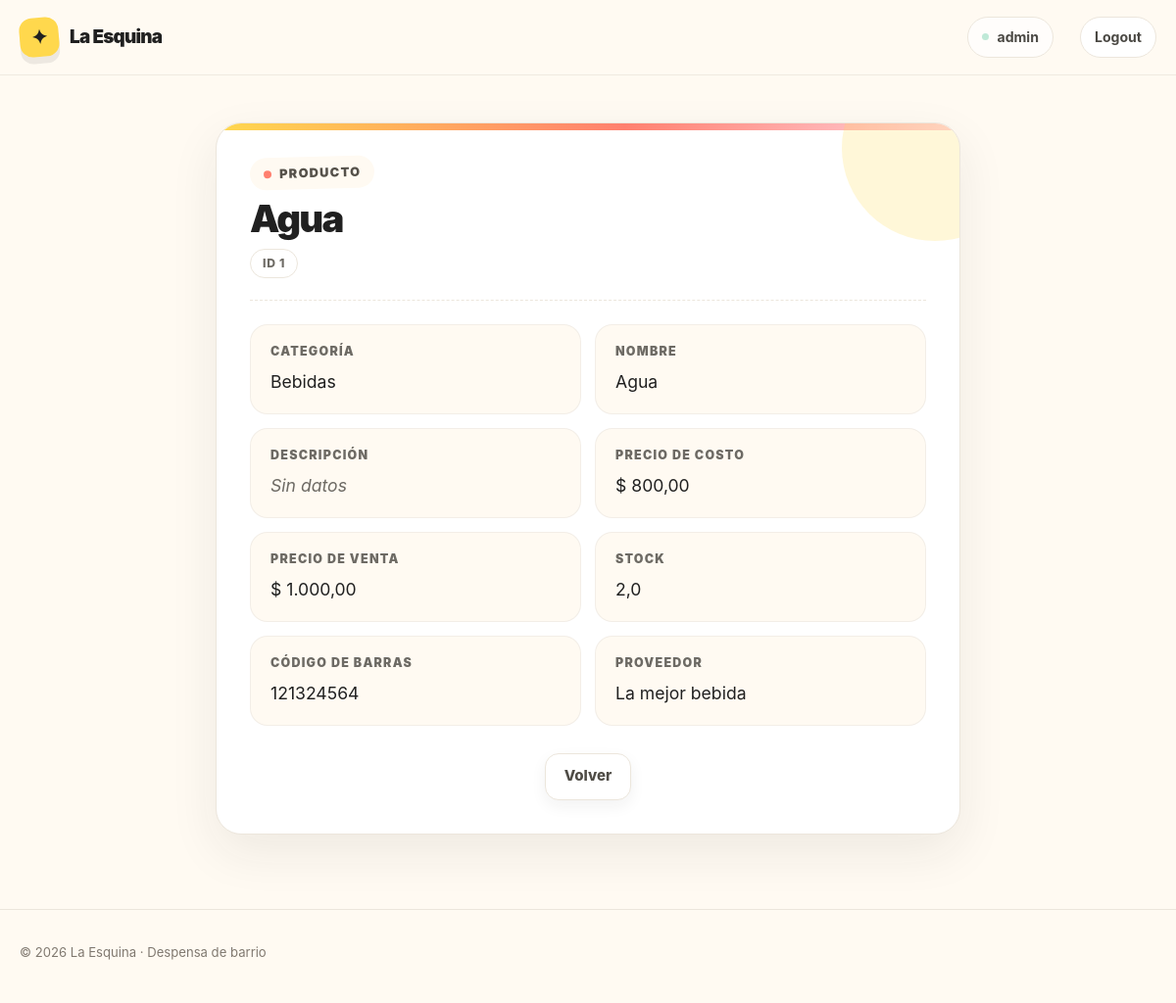
The app's page /ventas/producto/detail/1 (signed in) with its own data.
### ventas/models/producto.py (models this page shows, shortened)
class Producto(models.Model):
    nombre = models.CharField(unique=True, validators=[ValidarTextoEspañol(min_longitud=3)])
    descripcion = models.TextField(blank=True, validators=[ValidarTextoEspañol(min_longitud=10)])
    precio_costo = models.DecimalField(max_digits=10, decimal_places=2)
    precio_venta = models.DecimalField(max_digits=10, decimal_places=2)
    stock = models.FloatField(default=0)
    codigo_barras = models.CharField(max_length=50, null=True, blank=True, unique=True)
    categoria = models.ForeignKey(
        Categoria, on_delete=models.SET_NULL, null=True, blank=True, related_name="productos"
    )
    proveedor = models.ForeignKey(
        Proveedor, on_delete=models.SET_NULL, null=True, blank=True, related_name="productos"
    )
    class Meta:
        verbose_name = "Producto"
        verbose_name_plural = "Productos"
        constraints = (
            models.CheckConstraint(
                condition=Q(stock__gte=0),
                name="producto_stock_no_negativo",
            ),
            models.CheckConstraint(
                condition=Q(precio_costo__gte=0),
                name="producto_precio_costo_no_negativo",
            ),
            models.CheckConstraint(
                condition=Q(precio_venta__gte=0),
                name="producto_precio_venta_no_negativo",
            ),
            models.CheckConstraint(
                condition=Q(precio_venta__gte=F("precio_costo")),
                name="producto_precio_mayor_o_igual_costo",
            ),
        )

### ventas/models/categoria.py (models this page shows, shortened)
class Categoria(models.Model):
    nombre = models.CharField(unique=True)
    descripcion = models.TextField(blank=True)
    class Meta:
        verbose_name = "Categoría de Producto"
        verbose_name_plural = "Categorías de Productos"

### ventas/models/proveedor.py (models this page shows, shortened)
class Proveedor(models.Model):
    nombre = models.CharField(unique=True)
    telefono = models.CharField(blank=True)
    email = models.EmailField(blank=True)
    class Meta:
        verbose_name = "Proveedor"
        verbose_name_plural = "Proveedores"

### ventas/views/producto.py (the view)
# urls.py: path("producto/detail/<int:pk>", ProductoDetail.as_view(), name="producto_detail"),
class ProductoDetail(DetailView):
    model = Producto
    context_object_name = "producto"

### ventas/templates/ventas/producto_detail.html
{% extends "core/base.html" %}
{% load humanize %}
{% load static %}
{% block styles %}
    <link rel="stylesheet" href="{% static 'core/css/detail.css' %}" />
{% endblock styles %}
{% block content %}
    <div class="container section">
        <div class="detail-card">
            <header class="detail-head">
                <span class="detail-kicker">Producto</span>
                <h1 class="detail-title">{{ producto.nombre }}</h1>
                <span class="detail-id">ID {{ producto.pk }}</span>
            </header>
            <dl class="detail-fields">
                <div class="detail-field">
                    <dt class="detail-label">Categoría</dt>
                    <dd class="detail-value
                               {% if not producto.categoria.nombre %}detail-value--empty{% endif %}">
                        {{ producto.categoria.nombre|default:"Sin datos" }}
                    </dd>
                </div>
                <div class="detail-field">
                    <dt class="detail-label">Nombre</dt>
                    <dd class="detail-value">
                        {{ producto.nombre }}
                    </dd>
                </div>
                <div class="detail-field">
                    <dt class="detail-label">Descripción</dt>
                    <dd class="detail-value
                               {% if not producto.descripcion %}detail-value--empty{% endif %}">
                        {{ producto.descripcion|default:"Sin datos"|linebreaksbr }}
                    </dd>
                </div>
                <div class="detail-field">
                    <dt class="detail-label">Precio de costo</dt>
                    <dd class="detail-value">
                        $ {{ producto.precio_costo|intcomma }}
                    </dd>
                </div>
                <div class="detail-field">
                    <dt class="detail-label">Precio de venta</dt>
                    <dd class="detail-value">
                        $ {{ producto.precio_venta|intcomma }}
                    </dd>
                </div>
                <div class="detail-field">
                    <dt class="detail-label">Stock</dt>
                    <dd class="detail-value">
                        {{ producto.stock|intcomma }}
                    </dd>
                </div>
                <div class="detail-field">
                    <dt class="detail-label">Código de barras</dt>
                    <dd class="detail-value
                               {% if not producto.codigo_barras %}detail-value--empty{% endif %}">
                        {{ producto.codigo_barras|default:"Sin datos" }}
                    </dd>
                </div>
                <div class="detail-field">
                    <dt class="detail-label">Proveedor</dt>
                    <dd class="detail-value
                               {% if not producto.proveedor.nombre %}detail-value--empty{% endif %}">
                        {{ producto.proveedor.nombre|default:"Sin datos" }}
                    </dd>
                </div>
            </dl>
            <div class="page-actions detail-actions">
                <a class="button button-secondary"
                   href="{% url 'ventas:producto_list' %}">Volver</a>
            </div>
        </div>
    </div>
{% endblock content %}

### core/templates/core/partials/header.html (shortened to what this page needs)
<div class="nav">
    <div class="container nav-inner">
        <a href="/" class="brand" aria-label="La Esquina, inicio">
            <span class="brand-mark">✦</span>
            <span>La Esquina</span>
        </a>
        <nav class="nav-links" aria-label="Navegación principal">
            {% if user.is_authenticated %}
                <span class="nav-user">{{ user.username }}</span>
                <form action="{% url 'core:logout' %}" method="post">
                    <button class="nav-logout" type="submit">Logout</button>
                </form>
            {% else %}
                <a href="{% url 'core:login' %}" class="nav-cta">Acceder</a>
            {% endif %}
        </nav>
    </div>
</div>

### core/static/core/css/base.css (style rules this page uses)
:root { --bg: #fffaf2; --surface: #fff; --ink: #202020; --muted: #6d6a64; --line: #ece6dc; --yellow: #ffd84d; --coral: #ff806f; --mint: #bfe9d7; --blue: #cbdfff; --pink: #ffd3df; --shadow: 0 18px 50px rgba(32, 32, 32, 0.08); }
* { box-sizing: border-box; margin: 0; padding: 0; }
html { scroll-behavior: smooth; }
body { font-family: Inter, ui-sans-serif, system-ui, -apple-system, BlinkMacSystemFont, "Segoe UI", sans-serif; background: var(--bg); color: var(--ink); line-height: 1.5; display: flex; flex-direction: column; min-height: 100vh; }
a { color: inherit; text-decoration: none; }
.container { width: min(1160px, calc(100% - 40px)); margin: 0 auto; }

### core/static/core/css/nav.css (style rules this page uses)
.nav { position: sticky; top: 0; z-index: 20; background: rgba(255, 250, 242, 0.9); backdrop-filter: blur(14px); border-bottom: 1px solid rgba(236, 230, 220, 0.8); }
.nav-inner { min-height: 76px; display: flex; align-items: center; justify-content: space-between; gap: 24px; }
.brand { display: inline-flex; align-items: center; gap: 11px; font-weight: 900; font-size: 1.18rem; letter-spacing: -0.04em; }
.brand-mark { width: 40px; height: 40px; display: grid; place-items: center; border-radius: 13px; background: var(--yellow); transform: rotate(-5deg); font-size: 1.25rem; box-shadow: 0 7px 0 rgba(32, 32, 32, 0.08); }
.nav-links { display: flex; align-items: center; gap: 27px; color: #4b4944; font-size: 0.94rem; font-weight: 700; }
.nav-user { display: inline-flex; align-items: center; gap: 8px; padding: 9px 14px; border: 1px solid var(--line); border-radius: 999px; background: rgba(255, 255, 255, 0.72); color: #4b4944; font-size: 0.88rem; font-weight: 750; }
.nav-user::before { width: 7px; height: 7px; border-radius: 50%; background: var(--mint); content: ""; }
.nav-links form { display: flex; }
.nav-logout { padding: 9px 14px; border: 1px solid var(--line); border-radius: 999px; background: var(--surface); color: #4b4944; font: inherit; font-size: 0.88rem; font-weight: 750; cursor: pointer; transition: transform 0.2s ease, box-shadow 0.2s ease, border-color 0.2s ease; }

### core/static/core/css/components.css (style rules this page uses)
.button { display: inline-flex; align-items: center; justify-content: center; gap: 9px; min-height: 48px; padding: 0 19px; border-radius: 14px; border: 1px solid transparent; font-size: 0.94rem; font-weight: 850; transition: transform 0.2s ease, box-shadow 0.2s ease; }
.button-secondary { background: var(--surface); border-color: var(--line); color: #4f4c46; box-shadow: 0 6px 16px rgba(32, 32, 32, 0.06); }
.page-actions { display: flex; justify-content: center; gap: 12px; }
.section { padding: 48px 0; }

### records on screen
Producto: nombre "Agua", pk "1", categoria.nombre "Bebidas", descripcion "Sin datos", precio_costo "800,00", precio_venta "1.000,00", stock "2,0", codigo_barras "121324564", proveedor.nombre "La mejor bebida"

### other values on screen
{{ user.username }} "admin"
